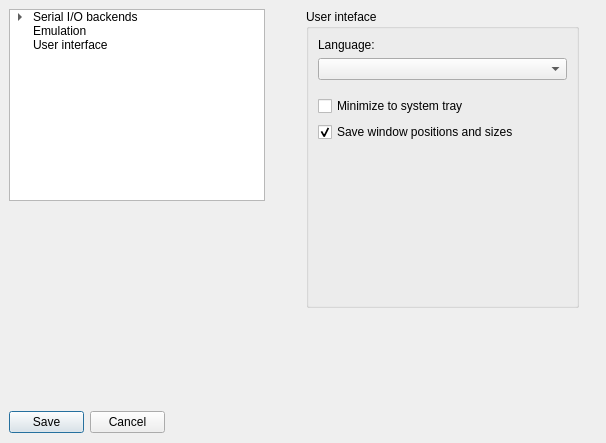
<?xml version="1.0" encoding="UTF-8"?>
<ui version="4.0">
 <class>OptionsDialog</class>
 <widget class="QDialog" name="OptionsDialog">
  <property name="windowModality">
   <enum>Qt::ApplicationModal</enum>
  </property>
  <property name="geometry">
   <rect>
    <x>0</x>
    <y>0</y>
    <width>606</width>
    <height>443</height>
   </rect>
  </property>
  <property name="sizePolicy">
   <sizepolicy hsizetype="Fixed" vsizetype="Fixed">
    <horstretch>0</horstretch>
    <verstretch>0</verstretch>
   </sizepolicy>
  </property>
  <property name="windowTitle">
   <string>Options</string>
  </property>
  <property name="locale">
   <locale language="English" country="UnitedStates"/>
  </property>
  <property name="modal">
   <bool>true</bool>
  </property>
  <widget class="QTreeWidget" name="treeWidget">
   <property name="geometry">
    <rect>
     <x>9</x>
     <y>9</y>
     <width>256</width>
     <height>192</height>
    </rect>
   </property>
   <property name="sizePolicy">
    <sizepolicy hsizetype="Preferred" vsizetype="Preferred">
     <horstretch>0</horstretch>
     <verstretch>0</verstretch>
    </sizepolicy>
   </property>
   <property name="headerHidden">
    <bool>true</bool>
   </property>
   <column>
    <property name="text">
     <string>1</string>
    </property>
   </column>
   <item>
    <property name="text">
     <string>Serial I/O backends</string>
    </property>
    <property name="flags">
     <set>ItemIsDragEnabled|ItemIsUserCheckable|ItemIsEnabled</set>
    </property>
    <item>
     <property name="text">
      <string>Standard serial port</string>
     </property>
     <property name="checkState">
      <enum>Checked</enum>
     </property>
    </item>
    <item>
     <property name="text">
      <string>AtariSIO</string>
     </property>
     <property name="checkState">
      <enum>Unchecked</enum>
     </property>
    </item>
   </item>
   <item>
    <property name="text">
     <string>Emulation</string>
    </property>
   </item>
   <item>
    <property name="text">
     <string>User interface</string>
    </property>
   </item>
  </widget>
  <widget class="QStackedWidget" name="stackedWidget">
   <property name="geometry">
    <rect>
     <x>306</x>
     <y>9</y>
     <width>273</width>
     <height>299</height>
    </rect>
   </property>
   <property name="sizePolicy">
    <sizepolicy hsizetype="Expanding" vsizetype="Preferred">
     <horstretch>0</horstretch>
     <verstretch>0</verstretch>
    </sizepolicy>
   </property>
   <property name="currentIndex">
    <number>3</number>
   </property>
   <widget class="QWidget" name="page_serialPort">
    <layout class="QVBoxLayout" name="verticalLayout_2">
     <property name="spacing">
      <number>0</number>
     </property>
     <property name="margin">
      <number>0</number>
     </property>
     <item>
      <widget class="QGroupBox" name="serialPortGroup">
       <property name="title">
        <string>Standard serial port backend options</string>
       </property>
       <layout class="QVBoxLayout" name="verticalLayout_3">
        <item>
         <widget class="QCheckBox" name="serialPortBox">
          <property name="enabled">
           <bool>false</bool>
          </property>
          <property name="text">
           <string>Use this backend</string>
          </property>
          <property name="checkable">
           <bool>true</bool>
          </property>
          <property name="checked">
           <bool>true</bool>
          </property>
         </widget>
        </item>
        <item>
         <widget class="QLabel" name="serialPortDeviceNameLabel">
          <property name="sizePolicy">
           <sizepolicy hsizetype="Expanding" vsizetype="Fixed">
            <horstretch>0</horstretch>
            <verstretch>0</verstretch>
           </sizepolicy>
          </property>
          <property name="text">
           <string>Port name:</string>
          </property>
         </widget>
        </item>
        <item>
         <widget class="QLineEdit" name="serialPortDeviceNameEdit">
          <property name="text">
           <string>COM1</string>
          </property>
         </widget>
        </item>
        <item>
         <widget class="QLabel" name="serialPortHandshakeLabel">
          <property name="sizePolicy">
           <sizepolicy hsizetype="Preferred" vsizetype="Fixed">
            <horstretch>0</horstretch>
            <verstretch>0</verstretch>
           </sizepolicy>
          </property>
          <property name="text">
           <string>Handshake method:</string>
          </property>
         </widget>
        </item>
        <item>
         <widget class="QComboBox" name="serialPortHandshakeCombo">
          <item>
           <property name="text">
            <string>RI</string>
           </property>
          </item>
          <item>
           <property name="text">
            <string>DSR</string>
           </property>
          </item>
          <item>
           <property name="text">
            <string>CTS</string>
           </property>
          </item>
         </widget>
        </item>
        <item>
         <widget class="QLabel" name="serialPortBaudLabel">
          <property name="sizePolicy">
           <sizepolicy hsizetype="Preferred" vsizetype="Fixed">
            <horstretch>0</horstretch>
            <verstretch>0</verstretch>
           </sizepolicy>
          </property>
          <property name="text">
           <string>High speed mode baud rate:</string>
          </property>
         </widget>
        </item>
        <item>
         <widget class="QComboBox" name="serialPortBaudCombo">
          <property name="currentIndex">
           <number>2</number>
          </property>
          <item>
           <property name="text">
            <string>19200 (1x)</string>
           </property>
          </item>
          <item>
           <property name="text">
            <string>38400 (2x)</string>
           </property>
          </item>
          <item>
           <property name="text">
            <string>57600 (3x)</string>
           </property>
          </item>
         </widget>
        </item>
        <item>
         <widget class="QCheckBox" name="serialPortUseDivisorsBox">
          <property name="text">
           <string>Use non-standard speeds</string>
          </property>
         </widget>
        </item>
        <item>
         <widget class="QLabel" name="serialPortDivisorLabel">
          <property name="enabled">
           <bool>false</bool>
          </property>
          <property name="sizePolicy">
           <sizepolicy hsizetype="Preferred" vsizetype="Fixed">
            <horstretch>0</horstretch>
            <verstretch>0</verstretch>
           </sizepolicy>
          </property>
          <property name="text">
           <string>High speed mode POKEY divisor:</string>
          </property>
         </widget>
        </item>
        <item>
         <widget class="QSpinBox" name="serialPortDivisorEdit">
          <property name="enabled">
           <bool>false</bool>
          </property>
          <property name="maximum">
           <number>40</number>
          </property>
          <property name="value">
           <number>6</number>
          </property>
         </widget>
        </item>
        <item>
         <spacer name="serialPortSpacer1">
          <property name="orientation">
           <enum>Qt::Vertical</enum>
          </property>
          <property name="sizeHint" stdset="0">
           <size>
            <width>20</width>
            <height>40</height>
           </size>
          </property>
         </spacer>
        </item>
       </layout>
      </widget>
     </item>
    </layout>
   </widget>
   <widget class="QWidget" name="page_atariSio">
    <layout class="QVBoxLayout" name="verticalLayout_4">
     <property name="spacing">
      <number>0</number>
     </property>
     <property name="margin">
      <number>0</number>
     </property>
     <item>
      <widget class="QGroupBox" name="atariSioGroup">
       <property name="title">
        <string>AtariSIO backend options</string>
       </property>
       <layout class="QVBoxLayout" name="verticalLayout_5">
        <item>
         <widget class="QCheckBox" name="atariSioBox">
          <property name="enabled">
           <bool>false</bool>
          </property>
          <property name="text">
           <string>Use this backend</string>
          </property>
         </widget>
        </item>
        <item>
         <widget class="QLabel" name="atariSioDriverNameLabel">
          <property name="sizePolicy">
           <sizepolicy hsizetype="Expanding" vsizetype="Fixed">
            <horstretch>0</horstretch>
            <verstretch>0</verstretch>
           </sizepolicy>
          </property>
          <property name="text">
           <string>Device name:</string>
          </property>
         </widget>
        </item>
        <item>
         <widget class="QLineEdit" name="atariSioDriverNameEdit">
          <property name="text">
           <string>/dev/atarisio0</string>
          </property>
         </widget>
        </item>
        <item>
         <widget class="QLabel" name="atariSioHandshakingMethodLabel">
          <property name="sizePolicy">
           <sizepolicy hsizetype="Preferred" vsizetype="Fixed">
            <horstretch>0</horstretch>
            <verstretch>0</verstretch>
           </sizepolicy>
          </property>
          <property name="text">
           <string>Handshake method:</string>
          </property>
         </widget>
        </item>
        <item>
         <widget class="QComboBox" name="atariSioHandshakingMethodCombo">
          <item>
           <property name="text">
            <string>RI</string>
           </property>
          </item>
          <item>
           <property name="text">
            <string>DSR</string>
           </property>
          </item>
          <item>
           <property name="text">
            <string>CTS</string>
           </property>
          </item>
         </widget>
        </item>
        <item>
         <spacer name="atariSioSpacer1">
          <property name="orientation">
           <enum>Qt::Vertical</enum>
          </property>
          <property name="sizeHint" stdset="0">
           <size>
            <width>20</width>
            <height>148</height>
           </size>
          </property>
         </spacer>
        </item>
       </layout>
      </widget>
     </item>
    </layout>
   </widget>
   <widget class="QWidget" name="page_emulation">
    <layout class="QVBoxLayout" name="verticalLayout_10">
     <property name="spacing">
      <number>0</number>
     </property>
     <property name="margin">
      <number>0</number>
     </property>
     <item>
      <widget class="QGroupBox" name="emulationGroup">
       <property name="title">
        <string>Emulation</string>
       </property>
       <layout class="QVBoxLayout" name="verticalLayout_11">
        <item>
         <widget class="QCheckBox" name="emulationHighSpeedExeLoaderBox">
          <property name="text">
           <string>Use high speed executable loader</string>
          </property>
          <property name="checked">
           <bool>true</bool>
          </property>
         </widget>
        </item>
        <item>
         <spacer name="emulationSpacer1">
          <property name="orientation">
           <enum>Qt::Vertical</enum>
          </property>
          <property name="sizeType">
           <enum>QSizePolicy::Fixed</enum>
          </property>
          <property name="sizeHint" stdset="0">
           <size>
            <width>20</width>
            <height>10</height>
           </size>
          </property>
         </spacer>
        </item>
        <item>
         <widget class="QCheckBox" name="emulationUseCustomCasBaudBox">
          <property name="text">
           <string>Use custom baud rate for cassette emulation</string>
          </property>
         </widget>
        </item>
        <item>
         <widget class="QSpinBox" name="emulationCustomCasBaudSpin">
          <property name="enabled">
           <bool>false</bool>
          </property>
          <property name="minimum">
           <number>425</number>
          </property>
          <property name="maximum">
           <number>875</number>
          </property>
          <property name="value">
           <number>600</number>
          </property>
         </widget>
        </item>
        <item>
         <spacer name="verticalSpacer_2">
          <property name="orientation">
           <enum>Qt::Vertical</enum>
          </property>
          <property name="sizeType">
           <enum>QSizePolicy::Fixed</enum>
          </property>
          <property name="sizeHint" stdset="0">
           <size>
            <width>20</width>
            <height>10</height>
           </size>
          </property>
         </spacer>
        </item>
        <item>
         <widget class="QLabel" name="label">
          <property name="font">
           <font>
            <italic>false</italic>
           </font>
          </property>
          <property name="text">
           <string> Folder Images:</string>
          </property>
         </widget>
        </item>
        <item>
         <widget class="QCheckBox" name="filterUscore">
          <property name="maximumSize">
           <size>
            <width>16777215</width>
            <height>16777215</height>
           </size>
          </property>
          <property name="text">
           <string>Filter out underscore character from file names</string>
          </property>
          <property name="checked">
           <bool>true</bool>
          </property>
         </widget>
        </item>
        <item>
         <widget class="QLabel" name="label_2">
          <property name="font">
           <font>
            <italic>true</italic>
           </font>
          </property>
          <property name="text">
           <string>        (Required for AtariDOS compatibility)</string>
          </property>
         </widget>
        </item>
        <item>
         <spacer name="emulationSpacer2">
          <property name="orientation">
           <enum>Qt::Vertical</enum>
          </property>
          <property name="sizeHint" stdset="0">
           <size>
            <width>20</width>
            <height>40</height>
           </size>
          </property>
         </spacer>
        </item>
       </layout>
      </widget>
     </item>
    </layout>
   </widget>
   <widget class="QWidget" name="page_i18n">
    <layout class="QGridLayout" name="gridLayout">
     <property name="margin">
      <number>0</number>
     </property>
     <property name="spacing">
      <number>0</number>
     </property>
     <item row="0" column="0">
      <widget class="QGroupBox" name="uiGroup">
       <property name="minimumSize">
        <size>
         <width>258</width>
         <height>208</height>
        </size>
       </property>
       <property name="title">
        <string>User inteface</string>
       </property>
       <layout class="QGridLayout" name="gridLayout_2">
        <item row="0" column="0">
         <widget class="QLabel" name="i18nLanguageLabel">
          <property name="text">
           <string>Language:</string>
          </property>
         </widget>
        </item>
        <item row="1" column="0">
         <widget class="QComboBox" name="i18nLanguageCombo"/>
        </item>
        <item row="4" column="0">
         <widget class="QCheckBox" name="minimizeToTrayBox">
          <property name="text">
           <string>Minimize to system tray</string>
          </property>
         </widget>
        </item>
        <item row="5" column="0">
         <widget class="QCheckBox" name="saveWinPosBox">
          <property name="text">
           <string>Save window positions and sizes</string>
          </property>
          <property name="checked">
           <bool>true</bool>
          </property>
         </widget>
        </item>
        <item row="7" column="0">
         <spacer name="i18nSpacer2">
          <property name="orientation">
           <enum>Qt::Vertical</enum>
          </property>
          <property name="sizeHint" stdset="0">
           <size>
            <width>20</width>
            <height>40</height>
           </size>
          </property>
         </spacer>
        </item>
        <item row="3" column="0">
         <spacer name="verticalSpacer">
          <property name="orientation">
           <enum>Qt::Vertical</enum>
          </property>
          <property name="sizeType">
           <enum>QSizePolicy::Fixed</enum>
          </property>
          <property name="sizeHint" stdset="0">
           <size>
            <width>20</width>
            <height>10</height>
           </size>
          </property>
         </spacer>
        </item>
       </layout>
      </widget>
     </item>
    </layout>
   </widget>
  </widget>
  <widget class="QDialogButtonBox" name="buttonBox">
   <property name="geometry">
    <rect>
     <x>9</x>
     <y>411</y>
     <width>156</width>
     <height>23</height>
    </rect>
   </property>
   <property name="toolTip">
    <string>Save/Commit or Cancel/Ignore changes made to the settings</string>
   </property>
   <property name="statusTip">
    <string/>
   </property>
   <property name="orientation">
    <enum>Qt::Horizontal</enum>
   </property>
   <property name="standardButtons">
    <set>QDialogButtonBox::Cancel|QDialogButtonBox::Save</set>
   </property>
  </widget>
 </widget>
 <resources/>
 <connections>
  <connection>
   <sender>buttonBox</sender>
   <signal>accepted()</signal>
   <receiver>OptionsDialog</receiver>
   <slot>accept()</slot>
   <hints>
    <hint type="sourcelabel">
     <x>248</x>
     <y>254</y>
    </hint>
    <hint type="destinationlabel">
     <x>157</x>
     <y>274</y>
    </hint>
   </hints>
  </connection>
  <connection>
   <sender>buttonBox</sender>
   <signal>rejected()</signal>
   <receiver>OptionsDialog</receiver>
   <slot>reject()</slot>
   <hints>
    <hint type="sourcelabel">
     <x>316</x>
     <y>260</y>
    </hint>
    <hint type="destinationlabel">
     <x>286</x>
     <y>274</y>
    </hint>
   </hints>
  </connection>
 </connections>
</ui>
